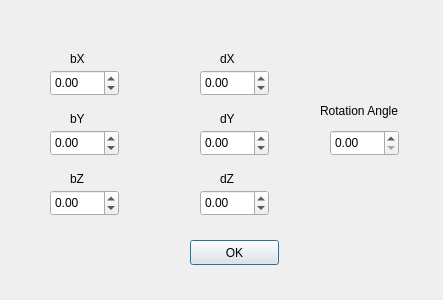
<?xml version="1.0" encoding="UTF-8"?>
<ui version="4.0">
 <class>DialogBoxLineRotation</class>
 <widget class="QDialog" name="DialogBoxLineRotation">
  <property name="geometry">
   <rect>
    <x>0</x>
    <y>0</y>
    <width>443</width>
    <height>300</height>
   </rect>
  </property>
  <property name="windowTitle">
   <string>Line Rotation</string>
  </property>
  <widget class="QLabel" name="label">
   <property name="geometry">
    <rect>
     <x>70</x>
     <y>50</y>
     <width>21</width>
     <height>17</height>
    </rect>
   </property>
   <property name="text">
    <string>bX</string>
   </property>
  </widget>
  <widget class="QLabel" name="label_3">
   <property name="geometry">
    <rect>
     <x>70</x>
     <y>170</y>
     <width>21</width>
     <height>17</height>
    </rect>
   </property>
   <property name="text">
    <string>bZ</string>
   </property>
  </widget>
  <widget class="QPushButton" name="pushButtonRotate">
   <property name="geometry">
    <rect>
     <x>190</x>
     <y>240</y>
     <width>89</width>
     <height>25</height>
    </rect>
   </property>
   <property name="text">
    <string>OK</string>
   </property>
  </widget>
  <widget class="QDoubleSpinBox" name="doubleSpinBoxDX">
   <property name="geometry">
    <rect>
     <x>200</x>
     <y>70</y>
     <width>69</width>
     <height>26</height>
    </rect>
   </property>
   <property name="minimum">
    <double>-99.989999999999995</double>
   </property>
  </widget>
  <widget class="QLabel" name="label_4">
   <property name="geometry">
    <rect>
     <x>220</x>
     <y>50</y>
     <width>21</width>
     <height>17</height>
    </rect>
   </property>
   <property name="text">
    <string>dX</string>
   </property>
  </widget>
  <widget class="QDoubleSpinBox" name="doubleSpinBoxDZ">
   <property name="geometry">
    <rect>
     <x>200</x>
     <y>190</y>
     <width>69</width>
     <height>26</height>
    </rect>
   </property>
   <property name="minimum">
    <double>-99.989999999999995</double>
   </property>
  </widget>
  <widget class="QDoubleSpinBox" name="doubleSpinBoxDY">
   <property name="geometry">
    <rect>
     <x>200</x>
     <y>130</y>
     <width>69</width>
     <height>26</height>
    </rect>
   </property>
   <property name="minimum">
    <double>-99.989999999999995</double>
   </property>
  </widget>
  <widget class="QDoubleSpinBox" name="doubleSpinBoxBX">
   <property name="geometry">
    <rect>
     <x>50</x>
     <y>70</y>
     <width>69</width>
     <height>26</height>
    </rect>
   </property>
   <property name="minimumSize">
    <size>
     <width>69</width>
     <height>26</height>
    </size>
   </property>
   <property name="minimum">
    <double>-99.989999999999995</double>
   </property>
  </widget>
  <widget class="QLabel" name="label_6">
   <property name="geometry">
    <rect>
     <x>220</x>
     <y>170</y>
     <width>21</width>
     <height>17</height>
    </rect>
   </property>
   <property name="text">
    <string>dZ</string>
   </property>
  </widget>
  <widget class="QLabel" name="label_2">
   <property name="geometry">
    <rect>
     <x>70</x>
     <y>110</y>
     <width>21</width>
     <height>17</height>
    </rect>
   </property>
   <property name="text">
    <string>bY</string>
   </property>
  </widget>
  <widget class="QDoubleSpinBox" name="doubleSpinBoxRotationAngle">
   <property name="geometry">
    <rect>
     <x>330</x>
     <y>130</y>
     <width>69</width>
     <height>26</height>
    </rect>
   </property>
  </widget>
  <widget class="QLabel" name="label_5">
   <property name="geometry">
    <rect>
     <x>220</x>
     <y>110</y>
     <width>21</width>
     <height>17</height>
    </rect>
   </property>
   <property name="text">
    <string>dY</string>
   </property>
  </widget>
  <widget class="QDoubleSpinBox" name="doubleSpinBoxBY">
   <property name="geometry">
    <rect>
     <x>50</x>
     <y>130</y>
     <width>69</width>
     <height>26</height>
    </rect>
   </property>
   <property name="minimum">
    <double>-99.989999999999995</double>
   </property>
  </widget>
  <widget class="QLabel" name="label_7">
   <property name="geometry">
    <rect>
     <x>320</x>
     <y>90</y>
     <width>111</width>
     <height>41</height>
    </rect>
   </property>
   <property name="text">
    <string>Rotation Angle</string>
   </property>
  </widget>
  <widget class="QDoubleSpinBox" name="doubleSpinBoxBZ">
   <property name="geometry">
    <rect>
     <x>50</x>
     <y>190</y>
     <width>69</width>
     <height>26</height>
    </rect>
   </property>
   <property name="minimum">
    <double>-99.989999999999995</double>
   </property>
  </widget>
 </widget>
 <resources/>
 <connections/>
</ui>
